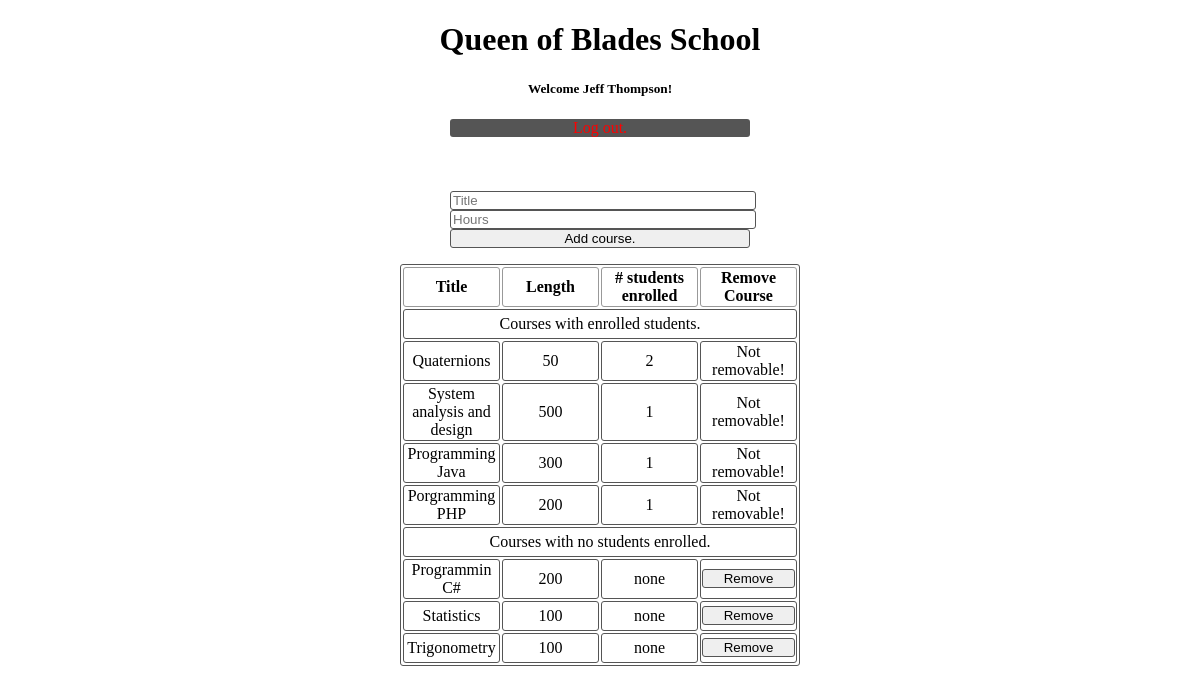
The app's page /teacher_home.php (signed in) with its own data.
### tables this page shows
CREATE TABLE `courses` (
  `id` int(11) NOT NULL AUTO_INCREMENT,
  `title` varchar(100) DEFAULT NULL,
  `length` int(11) DEFAULT NULL,
  PRIMARY KEY (`id`)
);

### teacher_home.php (the view, shortened to what this page needs)
<?php
    if(empty($_SESSION['uid'])){
         header('Location : index.php');
    }else{
       $con = makeConnection();
?>
<!DOCTYPE html>
<html lang="en">
    <head>
        <link rel="stylesheet" href="school.css" />
    </head>
    <body>
        <center>
             <?php include 'header.php';?>
               <form method="post" action="teacher_home.php">
                 <input type="text" placeholder="Title" name="title" /><br />
                <input type="number" placeholder="Hours"  min="0" max="999999" name="hours" /><br />
                <input type="submit" name="add_course" value="Add course." />
            </form>
        <table>
            <tr><th>Title</th><th>Length</th><th># students enrolled</th></th><th>Remove Course</th></tr>
            <tr><td colspan="4"><span>Courses with enrolled students.</span></td></tr>
            <?php
                $query3 ="SELECT * FROM school_db.courses where id in (select idcourse from school_db.enrolls) ;";
                 $result3 = mysqli_query($con,$query3) or die(mysqli_error($con));
                 while($row3= mysqli_fetch_array($result3)){
                     $tcon = makeConnection();
                     $cidx= $row3['id'];
                     $tempquery="select count(*) as counted from enrolls where idcourse = $cidx; ";
                     $tresult = mysqli_query($tcon,$tempquery) or die(mysqli_error($tcon));
                     while($trow=mysqli_fetch_array($tresult)){
            ?>
              <tr><td><?php echo $row3['title'];?></td><td><?php  echo $row3['length']; ?></td><td><?php echo $trow['counted'];?></td><td>Not removable!</td></tr>
            <?php
                     }
            }
            $con = makeConnection();
            ?>
            <tr><td colspan="4"><span>Courses with no students enrolled.</span></td></tr>
            <?php
                $query4 ="SELECT * FROM school_db.courses where id not in (select idcourse from school_db.enrolls) ;";
                 $result4 = mysqli_query($con,$query4) or die(mysqli_error($con));
                 while($row4= mysqli_fetch_array($result4)){
            ?>
              <tr><td><?php echo $row4['title'];?></td><td><?php  echo $row4['length']; ?></td><td>none</td><td><center><form class="rbtn" method="post" action="teacher_home.php?del=true&cid=<?php echo $row4['id'];?>"><input type="submit" name="courseid" value="Remove" /></form></center></td></tr>
            <?php
            }
            ?>
            </table>
            </center>
    </body>
</html>
<?php
}
?>

### header.php (shortened to what this page needs)
<!DOCTYPE html>
<html lang="en">
    <head>
    </head>
    <body>
        <h1>Queen of Blades School</h1>
        <?php if((isset($_SESSION['uid'])? !empty($_SESSION['uid']):FALSE)){?>
        <h5>Welcome <?php echo $_SESSION['name'] ;?>!</h5>
         <a id="logout" href="logout.php">
        <div id="bg_logout">
        Log out.</div></a>
        <br /><br /><br />
        <?php }?>
    </body>
</html>

### school.css (style rules this page uses)
form { width: 300px; }
form * { width: 100%; }
.rbtn { width: 100%; }
table { width: 400px; text-align: center; border: 1px solid #555; -webkit-border-radius: 3px; -moz-border-radius: 3px; border-radius: 3px; }
tr { width: 100%; height: 30px; }
th { border: 1px solid #999; -webkit-border-radius: 3px; -moz-border-radius: 3px; border-radius: 3px; width: 25%; }
td { border: 1px solid #555; -webkit-border-radius: 3px; -moz-border-radius: 3px; border-radius: 3px; width: 25%; }
#logout { text-decoration: none; color: #f00; backgroud:#555555; }
#bg_logout { background-color: #555; width: 300px; -webkit-border-radius: 3px; -moz-border-radius: 3px; border-radius: 3px; }
input { border: 1px solid #555; -webkit-border-radius: 3px; -moz-border-radius: 3px; border-radius: 3px; }

### records on screen
courses: title "Quaternions", length "50", counted "2"
courses: title "System analysis and design", length "500", counted "1"
courses: title "Programming Java", length "300", counted "1"
courses: title "Porgramming PHP", length "200", counted "1"
courses: title "Programmin C#", length "200"
courses: title "Statistics", length "100"
courses: title "Trigonometry", length "100"

### other values on screen
$_SESSION['name'] "Jeff Thompson"
